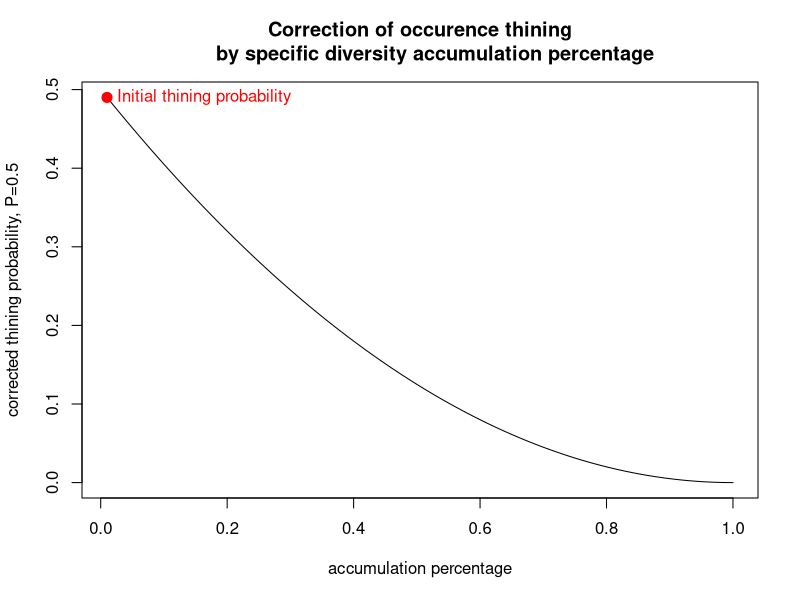

Recreate this plot in R.

# Essai de correction de l'occurence thining par le pourcentage d'accumulation

# Formule : original Proba of thining * (1 - accumulation percentage)^2

plot(x=(1:100)/100, y=0.5*(1-(1:100)/100)^2,  xlab = "accumulation percentage", 
     ylab = "corrected thining probability, P=0.5", 
     type='l', 
     main = "Correction of occurence thining
     by specific diversity accumulation percentage")
points(0.01,0.49, pch=20, cex=2., col='red')
text(0.01,0.49, pos=4, labels='Initial thining probability', col='red')
# On peut contraindre les valeurs faibles de pourcentages
# d'accumulation en augmentant la puissance
# de la difference (1 - accumulation percentage)^2

# Il faut encore définir la valeur de cette puissance par des simulations !
# Penser à obtenir des données pour calibration


